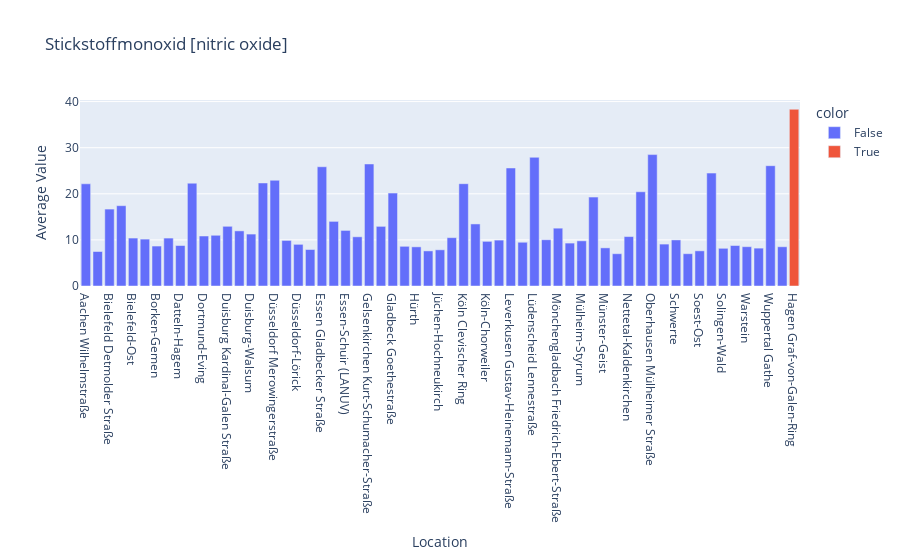
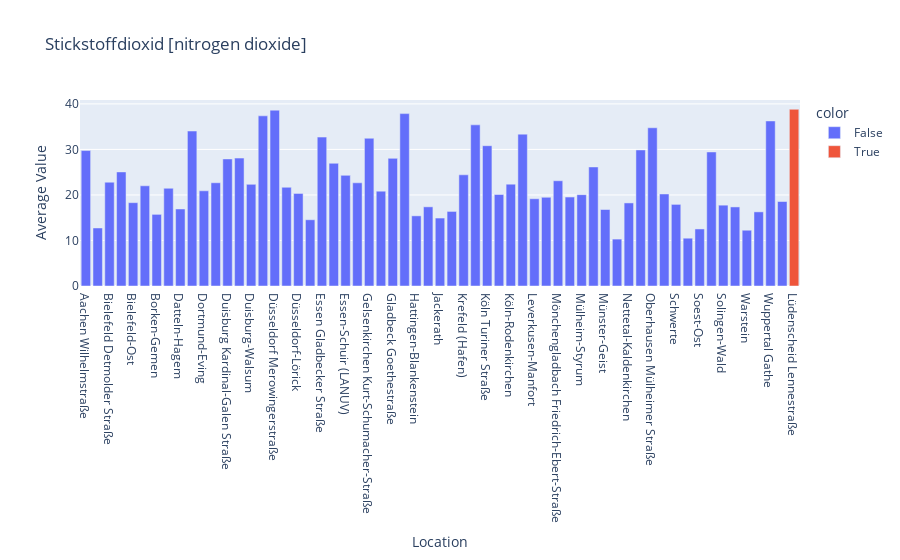
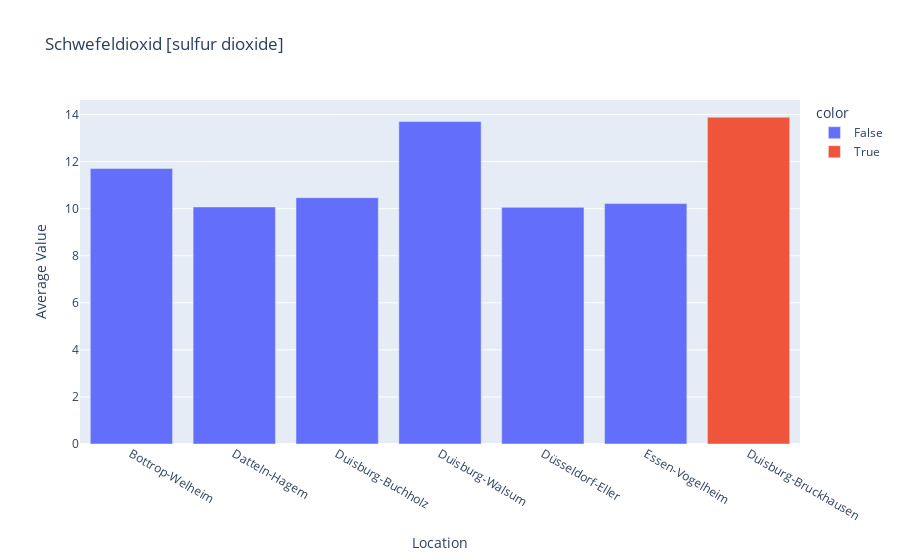
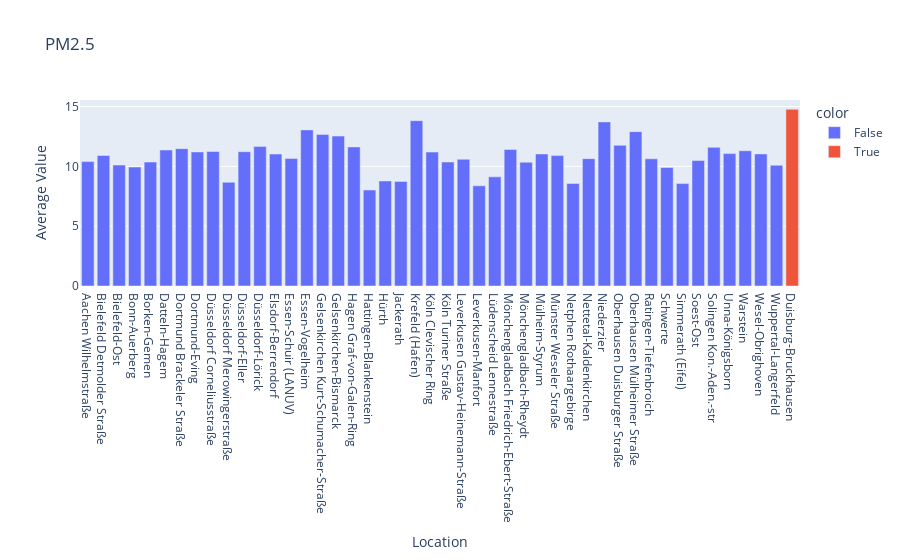

Notebook code cell kept with these figures, in order:
### Markdown cell above
### Plotting bar graph the data for each chemical in a single

### Code cell
# Plotting the data and color coding the maximum value in red and minimum in green
fig1 = ex.bar(
    sDbChem1Avg,
    x='locationName',
    y='wert',
    title='Stickstoffmonoxid [nitric oxide]',
    labels={'wert':'Average Value', 'locationName':'Location'},
    color=sDbChem1Avg['wert'] == sDbChem1Avg['wert'].max(),
)
fig2 = ex.bar(
    sDbChem2Avg,
    x='locationName',
    y='wert',
    title='Stickstoffdioxid [nitrogen dioxide]',
    labels={'wert':'Average Value', 'locationName':'Location'},
    color=sDbChem2Avg['wert'] == sDbChem2Avg['wert'].max()
    )
fig3 = ex.bar(
    sDbChem3Avg,
    x='locationName',
    y='wert',
    title='Schwefeldioxid [sulfur dioxide]',
    labels={'wert':'Average Value', 'locationName':'Location'},
    color=sDbChem3Avg['wert'] == sDbChem3Avg['wert'].max()
    )
fig4 = ex.bar(
    sDbChem4Avg,
    x='locationName',
    y='wert',
    title='PM2.5',
    labels={'wert':'Average Value', 'locationName':'Location'},
    color=sDbChem4Avg['wert'] == sDbChem4Avg['wert'].max()
    )
fig5 = ex.bar(
    sDbChem5Avg,
    x='locationName',
    y='wert',
    title='PM10',
    labels={'wert':'Average Value', 'locationName':'Location'},
    color=sDbChem5Avg['wert'] == sDbChem5Avg['wert'].max()
    )
fig6 = ex.bar(
    sDbChem6Avg,
    x='locationName',
    y='wert',
    title='Ozon',
    labels={'wert':'Average Value', 'locationName':'Location'},
    color=sDbChem6Avg['wert'] == sDbChem6Avg['wert'].max()
    )
fig1.show()
fig2.show()
fig3.show()
fig4.show()
fig5.show()
fig6.show()

### Figure 1 — Plotly figure (JSON) as saved in the notebook; plotly's stock layout.template omitted (floating-point values rounded to 4 significant figures)
{"data": [{"alignmentgroup": "True", "hovertemplate": "color=False<br>Location=%{x}<br>Average Value=%{y}<extra></extra>", "legendgroup": "False", "marker": {"color": "#636efa", "pattern": {"shape": ""}}, "name": "False", "offsetgroup": "False", "orientation": "v", "showlegend": true, "textposition": "auto", "type": "bar", "x": ["Aachen Wilhelmstraße", "Aachen-Burtscheid", "Bielefeld Detmolder Straße", "Bielefeld Herforder Straße", "Bielefeld-Ost", "Bonn-Auerberg", "Borken-Gemen", "Bottrop-Welheim", "Datteln-Hagem", "Dortmund Brackeler Straße", "Dortmund-Eving", "Duisburg (Rheinhafen)", "Duisburg Kardinal-Galen Straße", "Duisburg-Bruckhausen", "Duisburg-Walsum", "Düsseldorf Corneliusstraße", "Düsseldorf Merowingerstraße", "Düsseldorf-Eller", "Düsseldorf-Lörick", "Elsdorf-Berrendorf", "Essen Gladbecker Straße", "Essen-Ost Steeler Straße", "Essen-Schuir (LANUV)", "Essen-Vogelheim", "Gelsenkirchen Kurt-Schumacher-Straße", "Gelsenkirchen-Bismarck", "Gladbeck Goethestraße", "Hattingen-Blankenstein", "Hürth", "Jackerath", "Jüchen-Hochneukirch", "Krefeld (Hafen)", "Köln Clevischer Ring", "Köln Turiner Straße", "Köln-Chorweiler", "Köln-Rodenkirchen", "Leverkusen Gustav-Heinemann-Straße", "Leverkusen-Manfort", "Lüdenscheid Lennestraße", "Lünen-Niederaden", "Mönchengladbach Friedrich-Ebert-Straße", "Mönchengladbach-Rheydt", "Mülheim-Styrum", "Münster Weseler Straße", "Münster-Geist", "Netphen Rothaargebirge", "Nettetal-Kaldenkirchen", "Oberhausen Duisburger Straße", "Oberhausen Mülheimer Straße", "Ratingen-Tiefenbroich", "Schwerte", "Simmerath (Eifel)", "Soest-Ost", "Solingen Kon.-Aden.-str", "Solingen-Wald", "Unna-Königsborn", "Warstein", "Wesel-Obrighoven", "Wuppertal Gathe", "Wuppertal-Langerfeld"], "xaxis": "x", "y": [22.17, 7.482, 16.68, 17.42, 10.4, 10.17, 8.664, 10.4, 8.777, 22.3, 10.85, 11.0, 12.95, 11.95, 11.26, 22.35, 22.93, 9.884, 9.035, 7.913, 25.86, 14.02, 12.05, 10.67, 26.47, 12.94, 20.15, 8.608, 8.494, 7.614, 7.849, 10.48, 22.19, 13.46, 9.685, 9.955, 25.6, 9.489, 27.91, 10.04, 12.54, 9.307, 9.796, 19.28, 8.27, 7.003, 10.72, 20.44, 28.5, 9.09, 9.995, 7.006, 7.629, 24.49, 8.177, 8.779, 8.528, 8.214, 26.09, 8.514], "yaxis": "y"}, {"alignmentgroup": "True", "hovertemplate": "color=True<br>Location=%{x}<br>Average Value=%{y}<extra></extra>", "legendgroup": "True", "marker": {"color": "#EF553B", "pattern": {"shape": ""}}, "name": "True", "offsetgroup": "True", "orientation": "v", "showlegend": true, "textposition": "auto", "type": "bar", "x": ["Hagen Graf-von-Galen-Ring"], "xaxis": "x", "y": [38.33], "yaxis": "y"}], "layout": {"barmode": "relative", "legend": {"title": {"text": "color"}, "tracegroupgap": 0}, "title": {"text": "Stickstoffmonoxid [nitric oxide]"}, "xaxis": {"anchor": "y", "domain": [0, 1], "title": {"text": "Location"}}, "yaxis": {"anchor": "x", "domain": [0, 1], "title": {"text": "Average Value"}}}}

### Figure 2 — Plotly figure (JSON) as saved in the notebook; plotly's stock layout.template omitted (floating-point values rounded to 4 significant figures)
{"data": [{"alignmentgroup": "True", "hovertemplate": "color=False<br>Location=%{x}<br>Average Value=%{y}<extra></extra>", "legendgroup": "False", "marker": {"color": "#636efa", "pattern": {"shape": ""}}, "name": "False", "offsetgroup": "False", "orientation": "v", "showlegend": true, "textposition": "auto", "type": "bar", "x": ["Aachen Wilhelmstraße", "Aachen-Burtscheid", "Bielefeld Detmolder Straße", "Bielefeld Herforder Straße", "Bielefeld-Ost", "Bonn-Auerberg", "Borken-Gemen", "Bottrop-Welheim", "Datteln-Hagem", "Dortmund Brackeler Straße", "Dortmund-Eving", "Duisburg (Rheinhafen)", "Duisburg Kardinal-Galen Straße", "Duisburg-Bruckhausen", "Duisburg-Walsum", "Düsseldorf Corneliusstraße", "Düsseldorf Merowingerstraße", "Düsseldorf-Eller", "Düsseldorf-Lörick", "Elsdorf-Berrendorf", "Essen Gladbecker Straße", "Essen-Ost Steeler Straße", "Essen-Schuir (LANUV)", "Essen-Vogelheim", "Gelsenkirchen Kurt-Schumacher-Straße", "Gelsenkirchen-Bismarck", "Gladbeck Goethestraße", "Hagen Graf-von-Galen-Ring", "Hattingen-Blankenstein", "Hürth", "Jackerath", "Jüchen-Hochneukirch", "Krefeld (Hafen)", "Köln Clevischer Ring", "Köln Turiner Straße", "Köln-Chorweiler", "Köln-Rodenkirchen", "Leverkusen Gustav-Heinemann-Straße", "Leverkusen-Manfort", "Lünen-Niederaden", "Mönchengladbach Friedrich-Ebert-Straße", "Mönchengladbach-Rheydt", "Mülheim-Styrum", "Münster Weseler Straße", "Münster-Geist", "Netphen Rothaargebirge", "Nettetal-Kaldenkirchen", "Oberhausen Duisburger Straße", "Oberhausen Mülheimer Straße", "Ratingen-Tiefenbroich", "Schwerte", "Simmerath (Eifel)", "Soest-Ost", "Solingen Kon.-Aden.-str", "Solingen-Wald", "Unna-Königsborn", "Warstein", "Wesel-Obrighoven", "Wuppertal Gathe", "Wuppertal-Langerfeld"], "xaxis": "x", "y": [29.75, 12.75, 22.8, 25.06, 18.31, 22.01, 15.74, 21.47, 16.92, 34.04, 20.91, 22.68, 27.91, 28.1, 22.32, 37.38, 38.62, 21.68, 20.34, 14.55, 32.71, 26.95, 24.3, 22.66, 32.46, 20.84, 28.04, 37.86, 15.41, 17.39, 14.93, 16.38, 24.42, 35.4, 30.82, 20.1, 22.37, 33.36, 19.16, 19.48, 23.12, 19.53, 20.07, 26.15, 16.8, 10.3, 18.25, 29.89, 34.75, 20.21, 17.93, 10.5, 12.53, 29.44, 17.76, 17.37, 12.25, 16.29, 36.25, 18.56], "yaxis": "y"}, {"alignmentgroup": "True", "hovertemplate": "color=True<br>Location=%{x}<br>Average Value=%{y}<extra></extra>", "legendgroup": "True", "marker": {"color": "#EF553B", "pattern": {"shape": ""}}, "name": "True", "offsetgroup": "True", "orientation": "v", "showlegend": true, "textposition": "auto", "type": "bar", "x": ["Lüdenscheid Lennestraße"], "xaxis": "x", "y": [38.81], "yaxis": "y"}], "layout": {"barmode": "relative", "legend": {"title": {"text": "color"}, "tracegroupgap": 0}, "title": {"text": "Stickstoffdioxid [nitrogen dioxide]"}, "xaxis": {"anchor": "y", "domain": [0, 1], "title": {"text": "Location"}}, "yaxis": {"anchor": "x", "domain": [0, 1], "title": {"text": "Average Value"}}}}

### Figure 3 — Plotly figure (JSON) as saved in the notebook; plotly's stock layout.template omitted (floating-point values rounded to 4 significant figures)
{"data": [{"alignmentgroup": "True", "hovertemplate": "color=False<br>Location=%{x}<br>Average Value=%{y}<extra></extra>", "legendgroup": "False", "marker": {"color": "#636efa", "pattern": {"shape": ""}}, "name": "False", "offsetgroup": "False", "orientation": "v", "showlegend": true, "textposition": "auto", "type": "bar", "x": ["Bottrop-Welheim", "Datteln-Hagem", "Duisburg-Buchholz", "Duisburg-Walsum", "Düsseldorf-Eller", "Essen-Vogelheim"], "xaxis": "x", "y": [11.7, 10.07, 10.47, 13.7, 10.06, 10.22], "yaxis": "y"}, {"alignmentgroup": "True", "hovertemplate": "color=True<br>Location=%{x}<br>Average Value=%{y}<extra></extra>", "legendgroup": "True", "marker": {"color": "#EF553B", "pattern": {"shape": ""}}, "name": "True", "offsetgroup": "True", "orientation": "v", "showlegend": true, "textposition": "auto", "type": "bar", "x": ["Duisburg-Bruckhausen"], "xaxis": "x", "y": [13.89], "yaxis": "y"}], "layout": {"barmode": "relative", "legend": {"title": {"text": "color"}, "tracegroupgap": 0}, "title": {"text": "Schwefeldioxid [sulfur dioxide]"}, "xaxis": {"anchor": "y", "domain": [0, 1], "title": {"text": "Location"}}, "yaxis": {"anchor": "x", "domain": [0, 1], "title": {"text": "Average Value"}}}}

### Figure 4 — Plotly figure (JSON) as saved in the notebook; plotly's stock layout.template omitted (floating-point values rounded to 4 significant figures)
{"data": [{"alignmentgroup": "True", "hovertemplate": "color=False<br>Location=%{x}<br>Average Value=%{y}<extra></extra>", "legendgroup": "False", "marker": {"color": "#636efa", "pattern": {"shape": ""}}, "name": "False", "offsetgroup": "False", "orientation": "v", "showlegend": true, "textposition": "auto", "type": "bar", "x": ["Aachen Wilhelmstraße", "Bielefeld Detmolder Straße", "Bielefeld-Ost", "Bonn-Auerberg", "Borken-Gemen", "Datteln-Hagem", "Dortmund Brackeler Straße", "Dortmund-Eving", "Düsseldorf Corneliusstraße", "Düsseldorf Merowingerstraße", "Düsseldorf-Eller", "Düsseldorf-Lörick", "Elsdorf-Berrendorf", "Essen-Schuir (LANUV)", "Essen-Vogelheim", "Gelsenkirchen Kurt-Schumacher-Straße", "Gelsenkirchen-Bismarck", "Hagen Graf-von-Galen-Ring", "Hattingen-Blankenstein", "Hürth", "Jackerath", "Krefeld (Hafen)", "Köln Clevischer Ring", "Köln Turiner Straße", "Leverkusen Gustav-Heinemann-Straße", "Leverkusen-Manfort", "Lüdenscheid Lennestraße", "Mönchengladbach Friedrich-Ebert-Straße", "Mönchengladbach-Rheydt", "Mülheim-Styrum", "Münster Weseler Straße", "Netphen Rothaargebirge", "Nettetal-Kaldenkirchen", "Niederzier", "Oberhausen Duisburger Straße", "Oberhausen Mülheimer Straße", "Ratingen-Tiefenbroich", "Schwerte", "Simmerath (Eifel)", "Soest-Ost", "Solingen Kon.-Aden.-str", "Unna-Königsborn", "Warstein", "Wesel-Obrighoven", "Wuppertal-Langerfeld"], "xaxis": "x", "y": [10.4, 10.91, 10.11, 9.945, 10.36, 11.37, 11.48, 11.21, 11.25, 8.669, 11.23, 11.67, 11.03, 10.65, 13.05, 12.67, 12.53, 11.62, 8.026, 8.784, 8.742, 13.82, 11.2, 10.36, 10.59, 8.376, 9.124, 11.41, 10.34, 11.04, 10.9, 8.575, 10.64, 13.72, 11.76, 12.9, 10.63, 9.91, 8.562, 10.48, 11.59, 11.07, 11.31, 11.04, 10.09], "yaxis": "y"}, {"alignmentgroup": "True", "hovertemplate": "color=True<br>Location=%{x}<br>Average Value=%{y}<extra></extra>", "legendgroup": "True", "marker": {"color": "#EF553B", "pattern": {"shape": ""}}, "name": "True", "offsetgroup": "True", "orientation": "v", "showlegend": true, "textposition": "auto", "type": "bar", "x": ["Duisburg-Bruckhausen"], "xaxis": "x", "y": [14.77], "yaxis": "y"}], "layout": {"barmode": "relative", "legend": {"title": {"text": "color"}, "tracegroupgap": 0}, "title": {"text": "PM2.5"}, "xaxis": {"anchor": "y", "domain": [0, 1], "title": {"text": "Location"}}, "yaxis": {"anchor": "x", "domain": [0, 1], "title": {"text": "Average Value"}}}}
